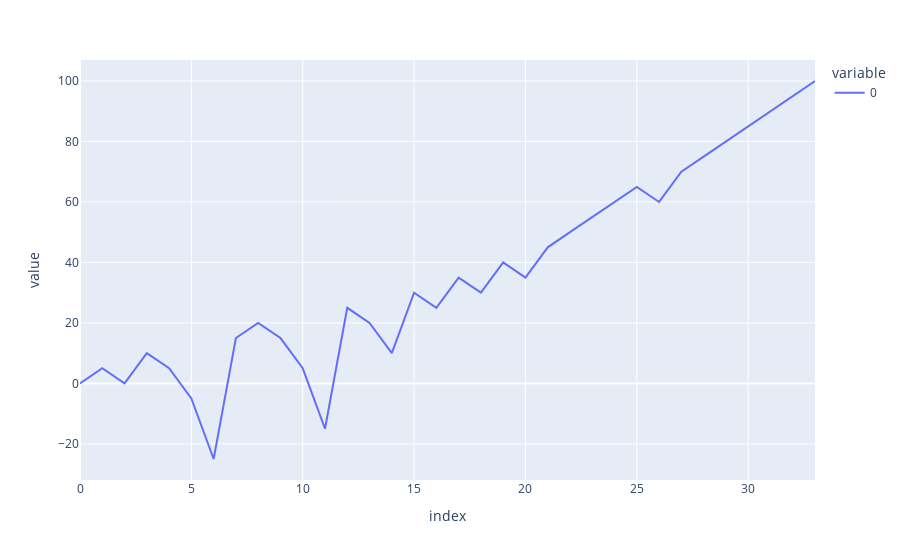

This figure's notebook cell:
### Code cell
px.line(simul_martingale(reverse = False)[1])

### Figure 1 — Plotly figure (JSON) as saved in the notebook; plotly's stock layout.template omitted (floating-point values rounded to 4 significant figures)
{"data": [{"hovertemplate": "variable=0<br>index=%{x}<br>value=%{y}<extra></extra>", "legendgroup": "0", "line": {"color": "#636efa", "dash": "solid"}, "marker": {"symbol": "circle"}, "mode": "lines", "name": "0", "orientation": "v", "showlegend": true, "type": "scatter", "x": [0, 1, 2, 3, 4, 5, 6, 7, 8, 9, 10, 11, 12, 13, 14, 15, 16, 17, 18, 19, 20, 21, 22, 23, 24, 25, 26, 27, 28, 29, 30, 31, 32, 33], "xaxis": "x", "y": [0, 5, 0, 10, 5, -5, -25, 15, 20, 15, 5, -15, 25, 20, 10, 30, 25, 35, 30, 40, 35, 45, 50, 55, 60, 65, 60, 70, 75, 80, 85, 90, 95, 100], "yaxis": "y"}], "layout": {"legend": {"title": {"text": "variable"}, "tracegroupgap": 0}, "margin": {"t": 60}, "xaxis": {"anchor": "y", "domain": [0, 1], "title": {"text": "index"}}, "yaxis": {"anchor": "x", "domain": [0, 1], "title": {"text": "value"}}}}
